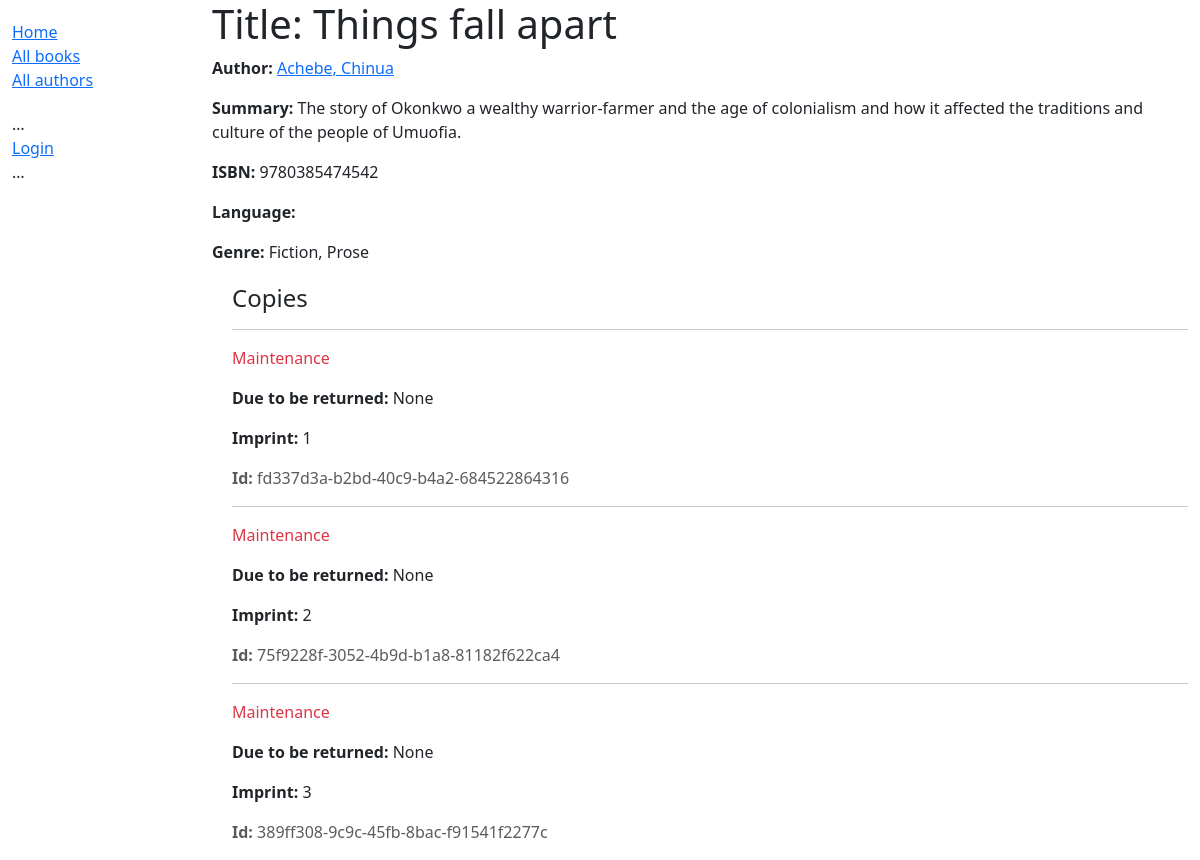
The page /catalog/book/1 on the database as committed earlier.
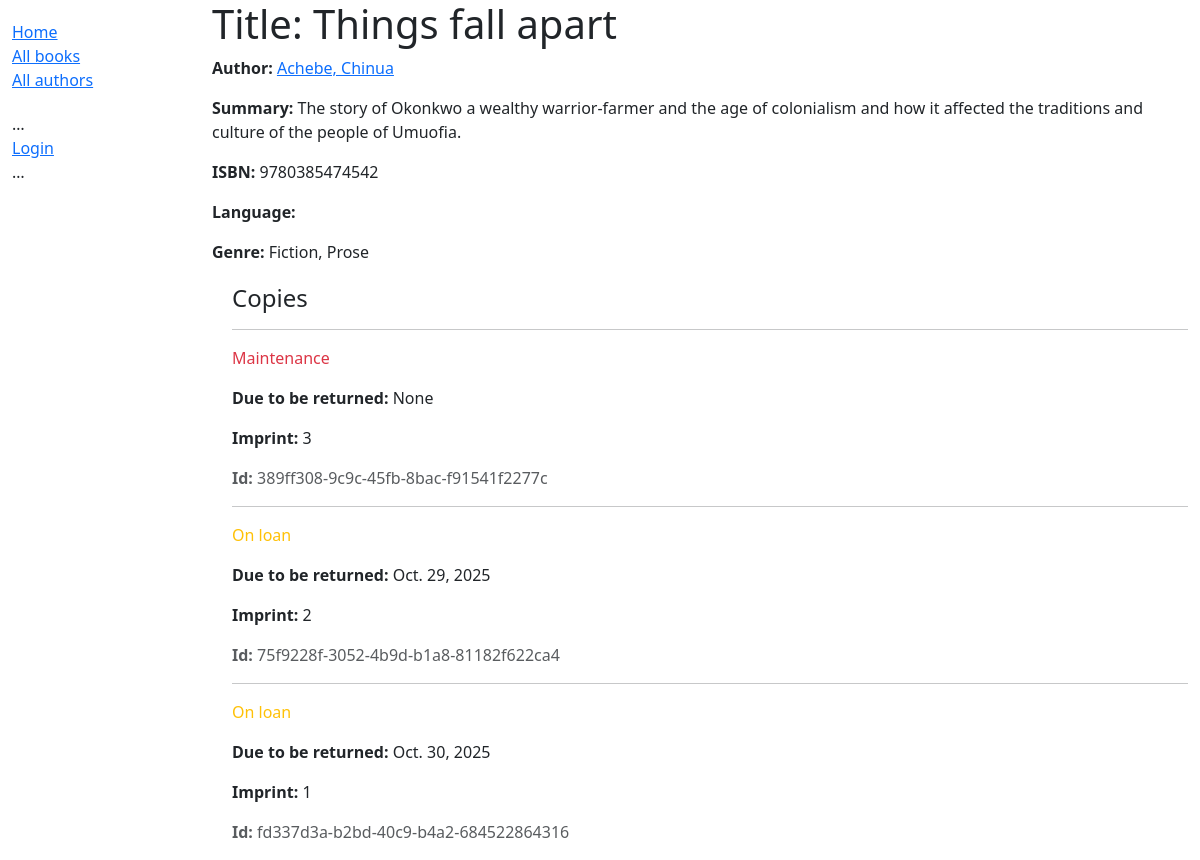
The same page on the database as committed later.
### catalog/models.py (models this page shows, shortened)
class BookInstance(models.Model):  # all models inherit from models.Model
    id = models.UUIDField(primary_key=True, default=uuid.uuid4, help_text="Unique ID for this /" \
    "particular book across the whole library")
    book = models.ForeignKey('Book', on_delete=models.RESTRICT, null=True)
    imprint = models.CharField(max_length=200)
    due_back = models.DateField(null=True, blank=True)
    borrower = models.ForeignKey(User, on_delete=models.SET_NULL, null=True, blank=True)
    LOAN_STATUS = (
        ('m', 'Maintenance'),
        ('o', 'On loan'),
        ('a', 'Available'),
        ('r', 'Reserved')
    )
    status = models.CharField(
        max_length=1,
        choices=LOAN_STATUS,
        blank=True,
        default='m',
        help_text='Book availability'
    )
    class Meta:
        ordering = ['due_back']
        permissions = (("can_mark_returned", "Set book as returned"),)

### catalog/views.py (the view)
# urls.py: path('book/<int:pk>', views.BookDetailView.as_view(), name='book-detail'),
class BookDetailView(generic.DetailView):
    model = Book
    paginate_by = 10    # Django has inbuilt support for pagination, in the generic class-based list view

### catalog/models.py (called while the page is built)
    def __str__(self):
        return self.name

    def __str__(self):
        return f'{self.last_name}, {self.first_name}'

### catalog/templates/catalog/book_detail.html
{% extends "base_generic.html" %}
{% block content %}
    <h1>Title: {{ book.title }}</h1>
    <p><strong>Author:</strong> <a href="">{{ book.author}}</a></p>
    <p><strong>Summary:</strong> {{ book.summary }}</p>
    <p><strong>ISBN:</strong> {{ book.isbn }}</p>
    <p><strong>Language:</strong> {{ book.language }}</p>
    <p><strong>Genre:</strong> {{ book.genre.all|join:", " }}</p>
    <div style="margin-left:20px;margin-top:20px">
        <h4>Copies</h4>
        {% for copy in book.bookinstance_set.all %}
        <hr />
        <p
        class="{% if copy.status == 'a' %}text-success{% elif copy.status == 'm' %}
        text-danger{% else %}text-warning{% endif %}">
        {{ copy.get_status_display }}
        </p>
        {% if copy.status != 'a' %}
        <p><strong>Due to be returned:</strong> {{ copy.due_back }}</p>
        {% endif %}
        <p><strong>Imprint:</strong> {{ copy.imprint }}</p>
        <p class="text-muted"><strong>Id:</strong> {{ copy.id }}</p>
        {% endfor %}
    </div>
{% endblock %}

Rows that differ between the two databases and show on the page:
shown differently, row unchanged: BookInstance "Maintenance": moves up the list
changed BookInstance "75f9228f-3052-4b9d-b1a8-81182f622ca4": status "Maintenance" → "On loan"; due_back "None" → "Oct. 29, 2025"; moves down the list
changed BookInstance "fd337d3a-b2bd-40c9-b4a2-684522864316": status "Maintenance" → "On loan"; due_back "None" → "Oct. 30, 2025"
